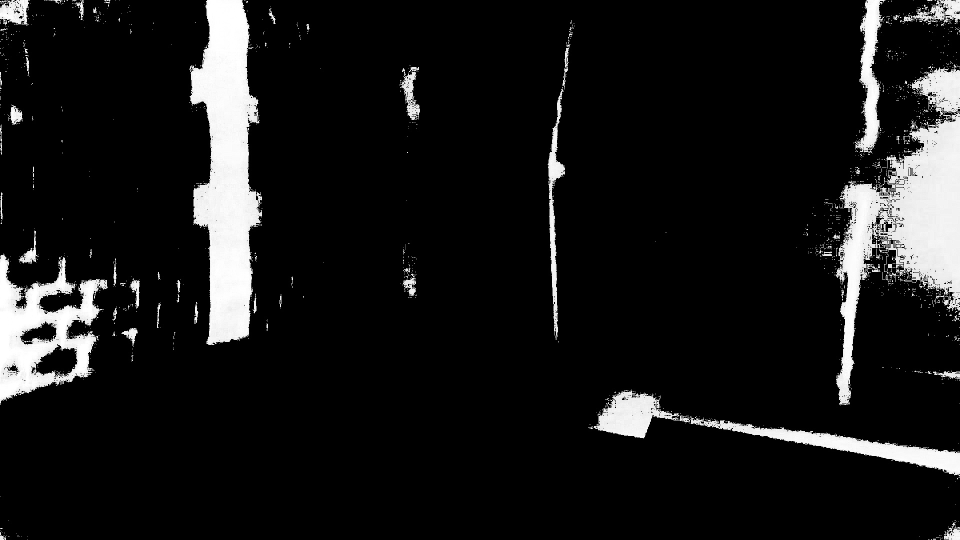
#> input picture blue_channel_img3.jpg, 1920 x 1080 px (shown at 1/2 size)
$ jupyter execute --allow-errors underwater_gate_detection.ipynb   (shell and % lines are left out)
#> lines starting #> are read from the running program, lines starting #| are printed output that depends on the picture; after the words box and inside, x2 and y2 are one past the last pixel; in counts of white or black regions, pixels touching at a corner belong together
# License Plate Detection

# Header Files for Pre Processing Image

[cell 1]
import cv2
import numpy as np
import matplotlib.pyplot as plt
import pytesseract
from PIL import Image
plt.style.use('dark_background')

# Read Input Image

[cell 2]
img_ori = cv2.imread('blue_channel_img3.jpg')
#> img_ori is the input picture: shape (1080, 1920, 3); min 0, max 255, mean 24.4

height, width, channel = img_ori.shape

plt.figure(figsize=(12, 10))
plt.imshow(img_ori, cmap='gray')
plt.axis('off')
plt.savefig('Car.png',bbox_inches = 'tight')
plt.show()

# Convert Image to Grayscale

[cell 3]
gray = cv2.cvtColor(img_ori, cv2.COLOR_BGR2GRAY)

plt.figure(figsize=(12, 10))
plt.imshow(gray, cmap='gray')
plt.axis('off')
plt.savefig('Car-GrayScale.png',bbox_inches = 'tight')
plt.show()

# Maximize Contrast

[cell 4]
structuringElement = cv2.getStructuringElement(cv2.MORPH_RECT, (3, 3))

imgTopHat = cv2.morphologyEx(gray, cv2.MORPH_TOPHAT, structuringElement)
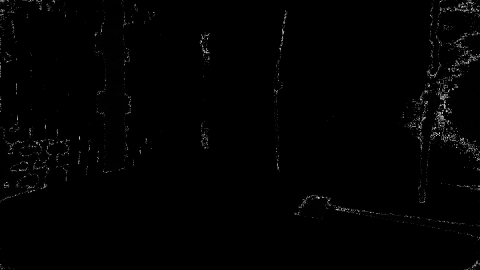
#> imgTopHat: shape (1080, 1920) (shown at 1/4 size); min 0, max 255, mean 2.1
imgBlackHat = cv2.morphologyEx(gray, cv2.MORPH_BLACKHAT, structuringElement)

imgGrayscalePlusTopHat = cv2.add(gray, imgTopHat)
gray = cv2.subtract(imgGrayscalePlusTopHat, imgBlackHat)

plt.figure(figsize=(12, 10))
plt.imshow(gray, cmap='gray')
plt.axis('off')
plt.savefig('Car-Contrast.png',bbox_inches = 'tight')
plt.show()

# Adaptive Thresholding

[cell 5]
# [16 lines of commented-out code are left out]

# Finding Contours to locate plate

[cell 6]
contours, _= cv2.findContours(
    gray,
    mode=cv2.RETR_LIST,
    method=cv2.CHAIN_APPROX_SIMPLE
)
#> contours = 7719 contours, 7341 with area under 20; largest, box (x1, y1, x2, y2) and area: (1616, 120, 1920, 816) 75446, (376, 0, 528, 696) 63424, (0, 504, 216, 811) 40879, (1187, 776, 1920, 954) 23409, (1704, 0, 1920, 320) 12848

temp_result = np.zeros((height, width, channel), dtype=np.uint8)

#> (the rest of this cell did not finish here and is left out)

# Data Preparation

[cell 7]
temp_result = np.zeros((height, width, channel), dtype=np.uint8)

contours_dict = []

for contour in contours:
    x, y, w, h = cv2.boundingRect(contour)
    cv2.rectangle(temp_result, pt1=(x, y), pt2=(x+w, y+h), color=(255, 255, 255), thickness=2)

    # insert to dict
    contours_dict.append({
        'contour': contour,
        'x': x,
        'y': y,
        'w': w,
        'h': h,
        'cx': x + (w / 2),
        'cy': y + (h / 2)
    })
#> this loop made 7719 passes
#> (x, y, w, h) on passes 1, 2, 11: (1886, 1079, 1, 1), (1839, 1079, 1, 1), (1885, 1077, 1, 1)
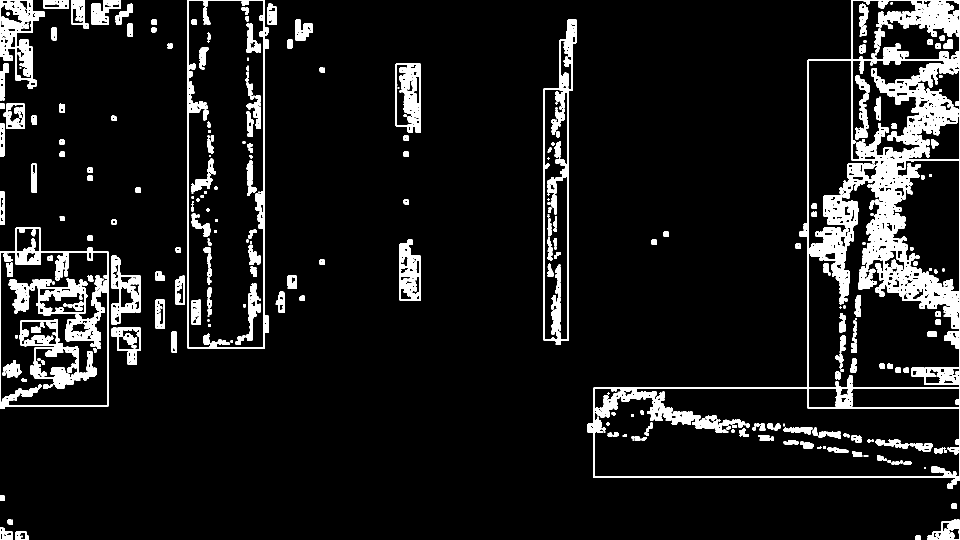
#> temp_result: shape (1080, 1920, 3) (shown at 1/2 size); 9.2% white; 285 white regions (16 under 20 px), largest, box (x1, y1, x2, y2) and area: (1175, 0, 1920, 978) 78801, (0, 455, 218, 818) 10690, (1087, 39, 1154, 690) 9190
#> after the loop, contours_dict = 7719 items

plt.figure(figsize=(12, 10))
plt.imshow(temp_result, cmap='gray')
plt.axis('off')
plt.savefig('Car-Boxes.png',bbox_inches = 'tight')
plt.show()

# Selecting Boxes by Char Size

[cell 8]
temp_result.shape

[cell 9]
MIN_AREA = 80
MIN_WIDTH, MIN_HEIGHT = 0, 300
MAX_HEIGHT = 900
MIN_RATIO, MAX_RATIO = 0, 0.5

possible_contours = []

cnt = 0
for d in contours_dict:
    area = d['w'] * d['h']
    ratio = d['w'] / d['h']

    if area > MIN_AREA and d['w'] > MIN_WIDTH and d['h'] > MIN_HEIGHT and d['h'] < MAX_HEIGHT and MIN_RATIO < ratio < MAX_RATIO:
        d['idx'] = cnt
        cnt += 1
        possible_contours.append(d)
#> this loop made 7719 passes
#> (area, ratio) on passes 13, 15, 16: (24, 1.5), (20, 0.8), (40, 1.6)
#> after the loop, cnt = 3; possible_contours = 3 items

# visualize possible contours
temp_result = np.zeros((height, width, channel), dtype=np.uint8)

for d in possible_contours:
#     cv2.drawContours(temp_result, d['contour'], -1, (255, 255, 255))
    cv2.rectangle(temp_result, pt1=(d['x'], d['y']), pt2=(d['x']+d['w'], d['y']+d['h']), color=(255, 255, 255), thickness=2)
#> this loop made 3 passes
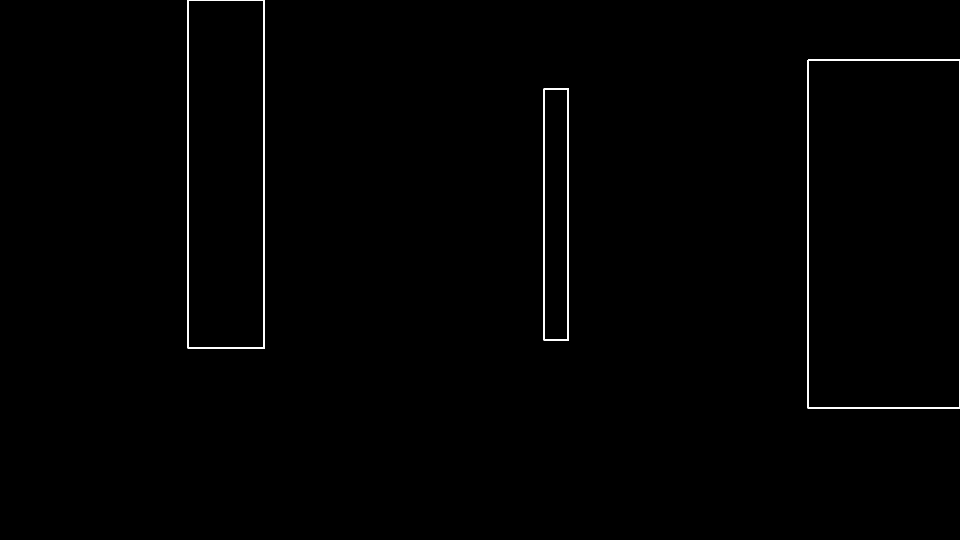
#> temp_result: shape (1080, 1920, 3) (shown at 1/2 size); 0.62% white; 3 white regions, box (x1, y1, x2, y2) and area: (375, 0, 530, 698) 4931, (1615, 119, 1920, 818) 4600, (1087, 176, 1138, 682) 3302

plt.figure(figsize=(12, 10))
plt.imshow(temp_result, cmap='gray')
plt.axis('off')
plt.savefig('Car-Boxes-byCharSize.png',bbox_inches = 'tight')
plt.show()

[cell 10]
# Find the minimum and maximum x and y coordinates of the boxes
min_x = min([d['x'] for d in possible_contours])
#> min_x = 376
max_x = max([d['x'] + d['w'] for d in possible_contours])
#> max_x = 1920
min_y = min([d['y'] for d in possible_contours])
#> min_y = 0
max_y = max([d['y'] + d['h'] for d in possible_contours])
#> max_y = 816

# Create a rectangle that encloses all the boxes
temp_result = np.zeros((height, width, channel), dtype=np.uint8)
cv2.rectangle(temp_result, pt1=(min_x, min_y), pt2=(max_x, max_y), color=(255, 255, 255), thickness=2)
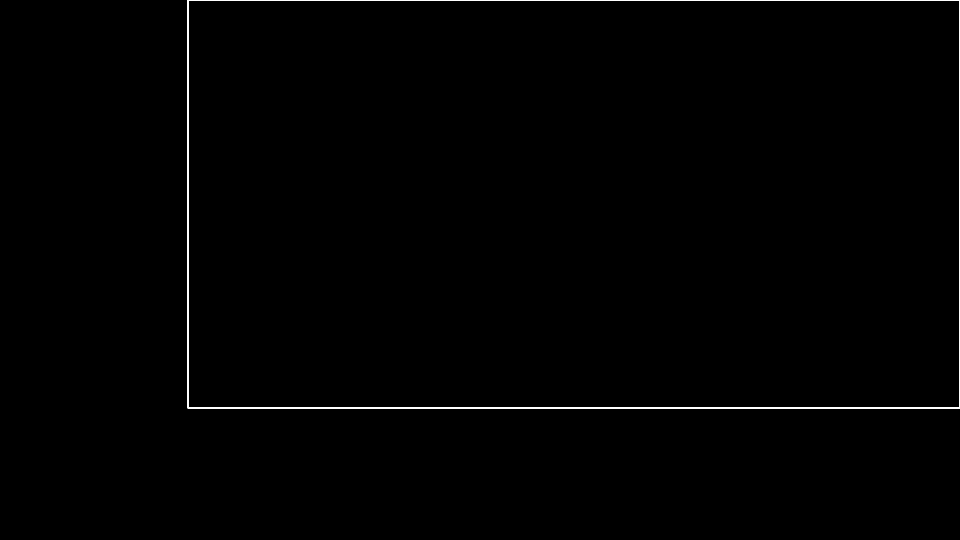
#> temp_result: shape (1080, 1920, 3) (shown at 1/2 size); 0.53% white; 1 white region, box (x1, y1, x2, y2) and area: (375, 0, 1920, 818) 10976

# Display the result
plt.figure(figsize=(12, 10))
plt.imshow(temp_result, cmap='gray')
plt.axis('off')
plt.savefig('Manual-Enclosing-Rectangle.png', bbox_inches='tight')
plt.show()

[cell 11]
copy = img_ori.copy()
cv2.rectangle(copy, pt1=(min_x, min_y), pt2=(max_x, max_y), color=(255, 255, 255), thickness=2)
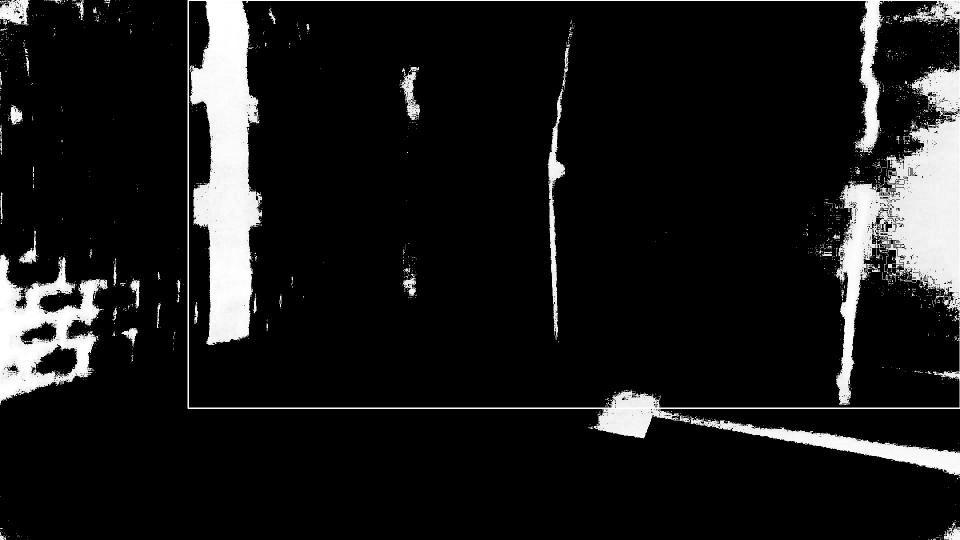
#> copy: shape (1080, 1920, 3) (shown at 1/2 size); 0.53% of pixels changed, all inside (x1, y1, x2, y2) = (375, 0, 1920, 818)

plt.figure(figsize=(12, 10))
plt.imshow(copy, cmap='gray')
plt.axis('off')
plt.savefig('Car-OverlappingBoxes.png',bbox_inches = 'tight')
plt.show()

[cell 12]
cv2.imwrite("result.jpg",copy)
#> Out = True

# Selecting Boxes by Arrangement of Contours

[cell 13]
MAX_DIAG_MULTIPLYER = 5 # 5
MAX_ANGLE_DIFF = 12.0 # 12.0
MAX_AREA_DIFF = 0.5 # 0.5
MAX_WIDTH_DIFF = 0.8
MAX_HEIGHT_DIFF = 0.2
MIN_N_MATCHED = 3 # 3

def find_chars(contour_list):
    matched_result_idx = []

    for d1 in contour_list:
        matched_contours_idx = []
        for d2 in contour_list:
            if d1['idx'] == d2['idx']:
                continue

            dx = abs(d1['cx'] - d2['cx'])
            dy = abs(d1['cy'] - d2['cy'])

            diagonal_length1 = np.sqrt(d1['w'] ** 2 + d1['h'] ** 2)

            distance = np.linalg.norm(np.array([d1['cx'], d1['cy']]) - np.array([d2['cx'], d2['cy']]))
            if dx == 0:
                angle_diff = 90
            else:
                angle_diff = np.degrees(np.arctan(dy / dx))
            area_diff = abs(d1['w'] * d1['h'] - d2['w'] * d2['h']) / (d1['w'] * d1['h'])
            width_diff = abs(d1['w'] - d2['w']) / d1['w']
            height_diff = abs(d1['h'] - d2['h']) / d1['h']

            if distance < diagonal_length1 * MAX_DIAG_MULTIPLYER \
            and angle_diff < MAX_ANGLE_DIFF and area_diff < MAX_AREA_DIFF \
            and width_diff < MAX_WIDTH_DIFF and height_diff < MAX_HEIGHT_DIFF:
                matched_contours_idx.append(d2['idx'])

        # append this contour
        matched_contours_idx.append(d1['idx'])

        if len(matched_contours_idx) < MIN_N_MATCHED:
            continue

        matched_result_idx.append(matched_contours_idx)

        unmatched_contour_idx = []
        for d4 in contour_list:
            if d4['idx'] not in matched_contours_idx:
                unmatched_contour_idx.append(d4['idx'])

        unmatched_contour = np.take(possible_contours, unmatched_contour_idx)

        # recursive
        recursive_contour_list = find_chars(unmatched_contour)

        for idx in recursive_contour_list:
            matched_result_idx.append(idx)

        break
#> after the loop, matched_result_idx = []

    return matched_result_idx

result_idx = find_chars(possible_contours)
#> result_idx = []

matched_result = []
for idx_list in result_idx:
    matched_result.append(np.take(possible_contours, idx_list))
#> this loop made 0 passes
#> after the loop, matched_result = []

# visualize possible contours
temp_result = np.zeros((height, width, channel), dtype=np.uint8)
#> temp_result: shape (1080, 1920, 3); every value is 0

for r in matched_result:
    for d in r:
        #cv2.drawContours(temp_result, d['contour'], -1, (255, 255, 255))
        cv2.rectangle(temp_result, pt1=(d['x'], d['y']), pt2=(d['x']+d['w'], d['y']+d['h']), color=(255, 255, 255), thickness=2)

plt.figure(figsize=(12, 10))
plt.imshow(temp_result, cmap='gray')
plt.axis('off')
plt.savefig('Car-Boxes-byContourArrangement.png',bbox_inches = 'tight')
plt.show()

# Imposing Boxes on Original Image of Car

> Drawing Boxes on the characters of license plate(To see progress)

[cell 14]
result_idx = find_chars(possible_contours)
#> the loop in find_chars (call 2), `for d1 in contour_list:` made 3 passes

matched_result = []
for idx_list in result_idx:
    matched_result.append(np.take(possible_contours, idx_list))
temp_result = np.zeros((height, width, channel), dtype=np.uint8)

for r in matched_result:
    for d in r:
        #cv2.drawContours(temp_result, d['contour'], -1, (255, 255, 255))
        cv2.rectangle(img_ori, pt1=(d['x'], d['y']), pt2=(d['x']+d['w'], d['y']+d['h']), color=(0, 0, 255), thickness=2)

plt.figure(figsize=(12, 10))
plt.imshow(img_ori, cmap='gray')
plt.axis('off')
plt.savefig('Car-OverlappingBoxes.png',bbox_inches = 'tight')
plt.show()

# Rotate Plate Images

[cell 15]
PLATE_WIDTH_PADDING = 1.3 # 1.3
PLATE_HEIGHT_PADDING = 1.5 # 1.5
MIN_PLATE_RATIO = 3
MAX_PLATE_RATIO = 10

plate_imgs = []
plate_infos = []

for i, matched_chars in enumerate(matched_result):
    sorted_chars = sorted(matched_chars, key=lambda x: x['cx'])

    plate_cx = (sorted_chars[0]['cx'] + sorted_chars[-1]['cx']) / 2
    plate_cy = (sorted_chars[0]['cy'] + sorted_chars[-1]['cy']) / 2

    plate_width = (sorted_chars[-1]['x'] + sorted_chars[-1]['w'] - sorted_chars[0]['x']) * PLATE_WIDTH_PADDING

    sum_height = 0
    for d in sorted_chars:
        sum_height += d['h']

    plate_height = int(sum_height / len(sorted_chars) * PLATE_HEIGHT_PADDING)

    triangle_height = sorted_chars[-1]['cy'] - sorted_chars[0]['cy']
    triangle_hypotenus = np.linalg.norm(
        np.array([sorted_chars[0]['cx'], sorted_chars[0]['cy']]) -
        np.array([sorted_chars[-1]['cx'], sorted_chars[-1]['cy']])
    )

    angle = np.degrees(np.arcsin(triangle_height / triangle_hypotenus))

    rotation_matrix = cv2.getRotationMatrix2D(center=(plate_cx, plate_cy), angle=angle, scale=1.0)

    img_rotated = cv2.warpAffine(img_thresh, M=rotation_matrix, dsize=(width, height))

    img_cropped = cv2.getRectSubPix(
        img_rotated,
        patchSize=(int(plate_width), int(plate_height)),
        center=(int(plate_cx), int(plate_cy))
    )

    if img_cropped.shape[1] / img_cropped.shape[0] < MIN_PLATE_RATIO or img_cropped.shape[1] / img_cropped.shape[0] < MIN_PLATE_RATIO > MAX_PLATE_RATIO:
        continue

    plate_imgs.append(img_cropped)
    plate_infos.append({
        'x': int(plate_cx - plate_width / 2),
        'y': int(plate_cy - plate_height / 2),
        'w': int(plate_width),
        'h': int(plate_height)
    })

    plt.subplot(len(matched_result), 1, i+1)
    plt.imshow(img_cropped, cmap='gray')
    plt.axis('off')
    plt.savefig('Car-Plates(Rotated).png',bbox_inches = 'tight')
    plt.show()
#> after the loop, plate_imgs = []; plate_infos = []

# Thresholding Again to Find Chars

> Making the Chars more distinctive

[cell 16]
longest_idx, longest_text = -1, 0
plate_chars = []

for i, plate_img in enumerate(plate_imgs):
    plate_img = cv2.resize(plate_img, dsize=(0, 0), fx=1.6, fy=1.6)
    _, plate_img = cv2.threshold(plate_img, thresh=0.0, maxval=255.0, type=cv2.THRESH_BINARY | cv2.THRESH_OTSU)

    # find contours again (same as above)
    contours, _ = cv2.findContours(plate_img, mode=cv2.RETR_LIST, method=cv2.CHAIN_APPROX_SIMPLE)

    plate_min_x, plate_min_y = plate_img.shape[1], plate_img.shape[0]
    plate_max_x, plate_max_y = 0, 0

    for contour in contours:
        x, y, w, h = cv2.boundingRect(contour)

        area = w * h
        ratio = w / h

        if area > MIN_AREA \
        and w > MIN_WIDTH and h > MIN_HEIGHT \
        and MIN_RATIO < ratio < MAX_RATIO:
            if x < plate_min_x:
                plate_min_x = x
            if y < plate_min_y:
                plate_min_y = y
            if x + w > plate_max_x:
                plate_max_x = x + w
            if y + h > plate_max_y:
                plate_max_y = y + h

    img_result = plate_img[plate_min_y:plate_max_y, plate_min_x:plate_max_x]

    img_result = cv2.GaussianBlur(img_result, ksize=(3, 3), sigmaX=0)
    _, img_result = cv2.threshold(img_result, thresh=0.0, maxval=255.0, type=cv2.THRESH_BINARY | cv2.THRESH_OTSU)
    img_result = cv2.copyMakeBorder(img_result, top=10, bottom=10, left=10, right=10, borderType=cv2.BORDER_CONSTANT, value=(0,0,0))
    plt.subplot(len(plate_imgs), 1, i+1)
    plt.imshow(img_result, cmap='gray')
    plt.axis('off')
    plt.savefig('Car-Plates(Thresholding).png',bbox_inches = 'tight')
    plt.show()
    break

$ run again, with blue_channel_img2.jpg copied over blue_channel_img3.jpg
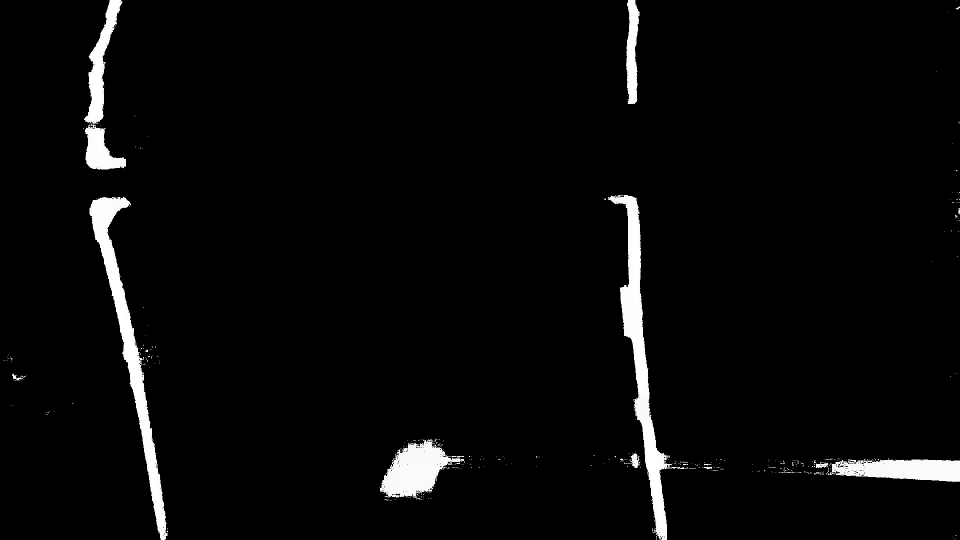
#> input picture blue_channel_img2.jpg, 1920 x 1080 px (shown at 1/2 size)
#> img_ori is the input picture: shape (1080, 1920, 3); min 0, max 255, mean 8.8
#> contours = 2435 contours, 2365 with area under 20; largest, box (x1, y1, x2, y2) and area: (1212, 384, 1402, 1080) 20200, (176, 392, 336, 1080) 18475, (756, 872, 932, 1008) 11522, (160, 0, 256, 344) 10974, (1646, 912, 1920, 968) 9248
#> the loop `for contour in contours:` made 2435 passes
#> (x, y, w, h) on passes 1, 4, 5: (1316, 1079, 1, 1), (1910, 1076, 2, 4), (1321, 1075, 4, 4)
#> after the loop `for contour in contours:`:
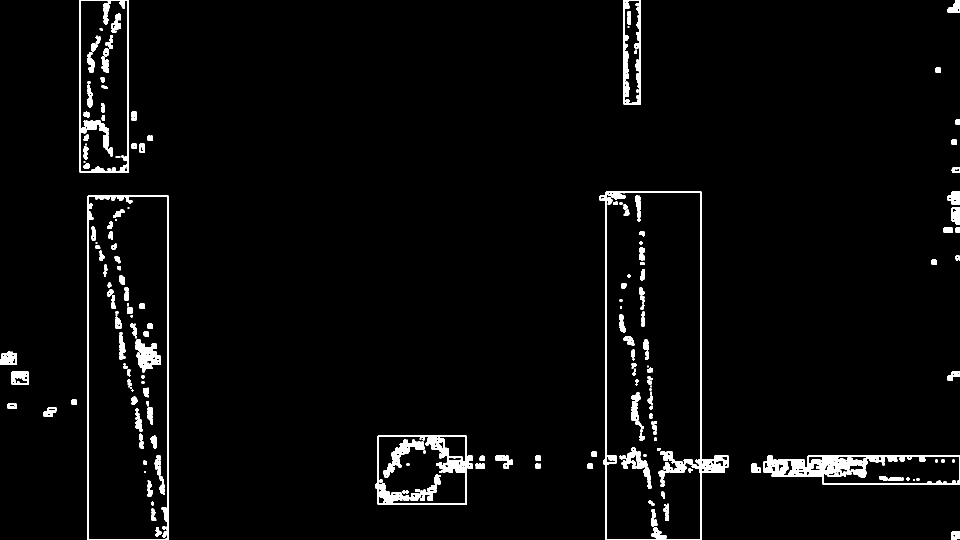
#> temp_result: shape (1080, 1920, 3) (shown at 1/2 size); 3.2% white; 192 white regions (19 under 20 px), largest, box (x1, y1, x2, y2) and area: (1199, 383, 1458, 1080) 9199, (1527, 911, 1920, 970) 8537, (175, 391, 338, 1080) 5550
#> after the loop `for contour in contours:`: contours_dict = 2435 items
#> the loop `for d in contours_dict:` made 2435 passes
#> (area, ratio) on passes 12, 22, 23, 24, 31, 36, 39, 56: (25, 1), (49, 1), (20, 1.25), (30, 0.833), (176, 1.45), (35, 0.714), (25, 1), (30, 0.833)
#> after the loop `for d in contours_dict:`: cnt = 3; possible_contours = 3 items
#> the loop `for d in possible_contours: #     cv2.drawContours(temp_result, d['con..` made 3 passes
#> min_x = 160
#> max_x = 1402
#> min_y = 0
#> max_y = 1080
#> `cv2.rectangle(copy, pt1=(min_x, min_y), pt2=(max_x, max_y), color=(255..`:
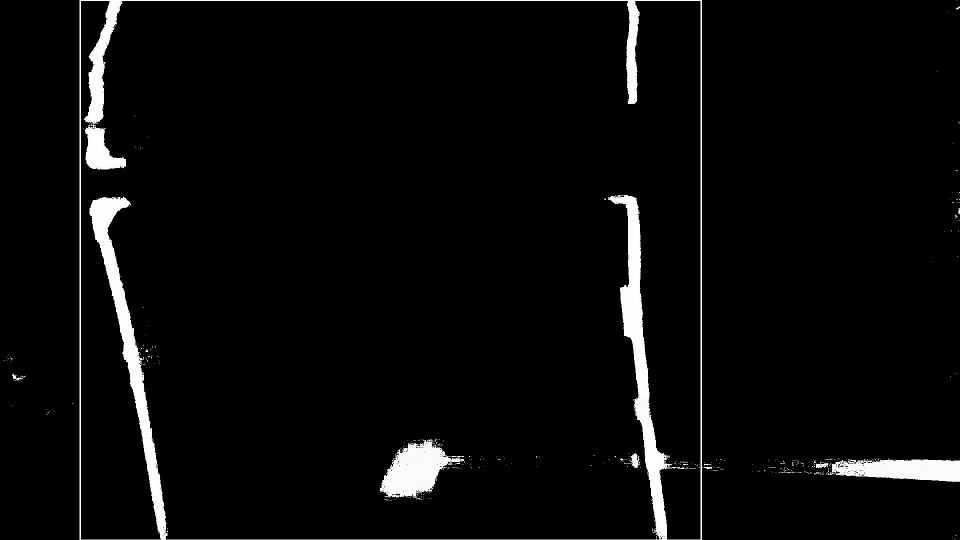
#> copy: shape (1080, 1920, 3) (shown at 1/2 size); 0.49% of pixels changed, all inside (x1, y1, x2, y2) = (159, 0, 1404, 1080)
#> `cv2.imwrite("result.jpg",copy)`: Out = True
#> the loop in find_chars, `for d1 in contour_list:` made 3 passes
#> after the loop in find_chars, `for d1 in contour_list:`: matched_result_idx = []
#> the loop in find_chars (call 2), `for d1 in contour_list:` made 3 passes
